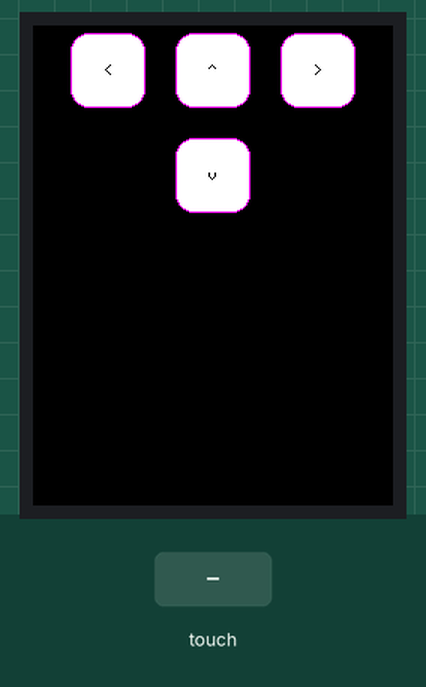
The sketch below on a simulated Arduino Mega 2560, built with avr-gcc and run on an emulated ATmega2560. On the bench: 240×320 colour display. The inputs (shaded band) are chosen by the test bench. What the sketch prints to the serial monitor is not drawn.

Above: at 1.4 s.
1.5 s: touch panel pressed at 13 % / 90 % of its raw x / y range
At 1.58 s:
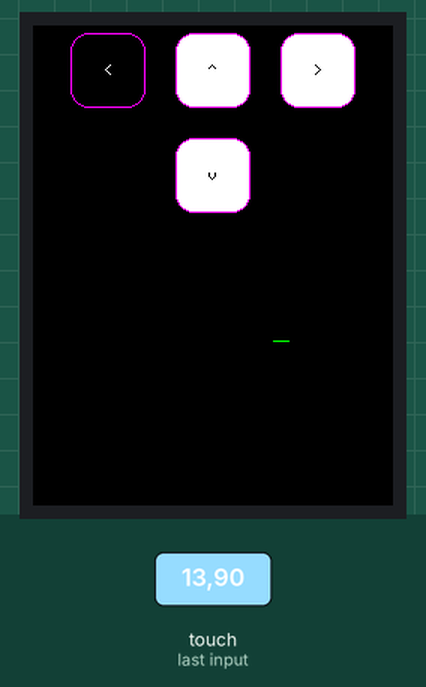
3.1 s: touch panel pressed at 87 % / 90 % of its raw x / y range
At 3.18 s:
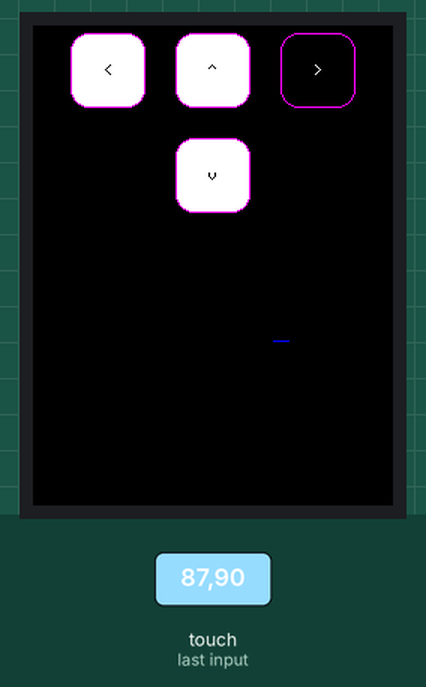
4.7 s: touch panel pressed at 87 % / 90 % of its raw x / y range
At 6.0 s:
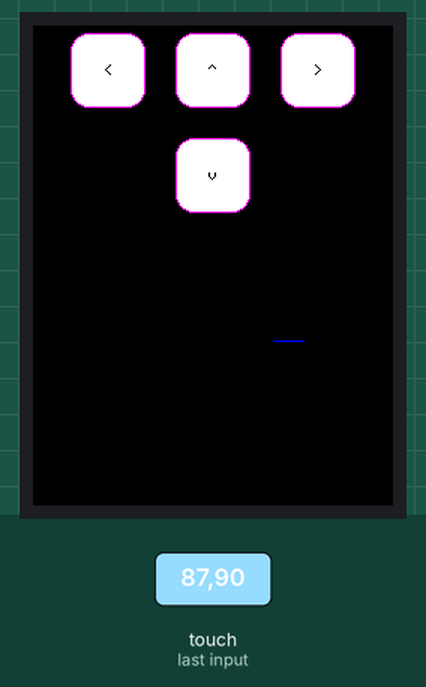
6.3 s: touch panel pressed at 13 % / 90 % of its raw x / y range
Timing chart, 0 to 8.9 s (numbered marks = the images above; inputs shaded):
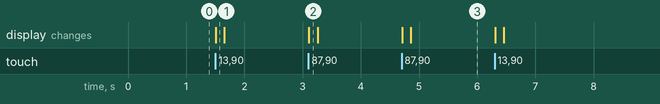

Measured:
- after the input at 1.5 s, the display: changes at once (image 1)
- after the input at 3.1 s, the display: changes at once (image 2)
- after the input at 4.7 s, the display: first changes at once (image 3 shows a later state)

The sketch:

etch_n_scratch.ino
```cpp
#if 1

#include <Adafruit_GFX.h>
#include <MCUFRIEND_kbv.h>
MCUFRIEND_kbv tft;
#include <TouchScreen.h>

#define BLACK   0x0000
#define BLUE    0x001F
#define RED     0xF800
#define GREEN   0x07E0
#define CYAN    0x07FF
#define MAGENTA 0xF81F
#define YELLOW  0xFFE0
#define WHITE   0xFFFF

#define MINPRESSURE 200
#define MAXPRESSURE 1000
const int XP = 6, XM = A2, YP = A1, YM = 7; //ID=0x9341
const int TS_LEFT = 907, TS_RT = 136, TS_TOP = 942, TS_BOT = 139;

TouchScreen ts = TouchScreen(XP, YP, XM, YM, 300);

Adafruit_GFX_Button top_btn, bot_btn, left_btn, right_btn;

int pixel_x, pixel_y;     //Touch_getXY() updates global vars
bool Touch_getXY(void)
{
    TSPoint p = ts.getPoint();
    pinMode(YP, OUTPUT);      //restore shared pins
    pinMode(XM, OUTPUT);
    digitalWrite(YP, HIGH);   //because TFT control pins
    digitalWrite(XM, HIGH);
    bool pressed = (p.z > MINPRESSURE && p.z < MAXPRESSURE);
    if (pressed) {
        pixel_x = map(p.x, TS_LEFT, TS_RT, 0, tft.width()); //.kbv makes sense to me
        pixel_y = map(p.y, TS_TOP, TS_BOT, 0, tft.height());
    }
    return pressed;
}

/////////////////////////////////////////////////////////////

const int size = 50;

const int width = tft.width(), height = tft.height();

int pos_x = width / 2 + size;
int pos_y = height / 2 + size;

void setup(void) {
////////////////////////////////////////////////////////////////////////////////////////
    Serial.begin(9600);
    uint16_t ID = tft.readID();
    Serial.print("TFT ID = 0x");
    Serial.println(ID, HEX);
    Serial.println("Calibrate for your Touch Panel");
    if (ID == 0xD3D3) ID = 0x9486; // write-only shield
    tft.begin(ID);
    tft.setRotation(0);            //PORTRAIT
    tft.fillScreen(BLACK);
////////////////////////////////////////////////////////////////////////////////////////

  //nitButton (Adafruit_GFX *gfx, int x, int y, int w, int h, int outline, int fill, int textcolor, char *label, int textsize)

  top_btn.initButton   (&tft, size * 2 + 20, size * 2, size, size, MAGENTA, WHITE, BLACK, "v", 1);
  top_btn.drawButton(false);

  bot_btn.initButton   (&tft, size * 2 + 20, size - 20, size, size, MAGENTA, WHITE, BLACK, "^", 1);
  bot_btn.drawButton(false);

  right_btn.initButton (&tft, width - size, size - 20, size, size, MAGENTA, WHITE, BLACK, ">", 1);
  right_btn.drawButton(false);

  left_btn.initButton  (&tft, size, size - 20, size, size, MAGENTA, WHITE, BLACK, "<", 1);
  left_btn.drawButton(false);
}

void loop(void) {
    bool down = Touch_getXY();

    top_btn.press  (down && top_btn.contains(pixel_x, pixel_y));
    bot_btn.press  (down && bot_btn.contains(pixel_x, pixel_y));
    right_btn.press(down && right_btn.contains(pixel_x, pixel_y));
    left_btn.press (down && left_btn.contains(pixel_x, pixel_y));

    if (top_btn.justReleased())
        top_btn.drawButton();

    if (bot_btn.justReleased())
        bot_btn.drawButton();

    if (right_btn.justReleased())
        left_btn.drawButton();

    if (left_btn.justReleased())
        right_btn.drawButton();

    if (top_btn.justPressed()) {
        top_btn.drawButton(true);
        if ( pos_y + 10 > height ) {
          pos_y = 170;

          tft.setCursor(pos_x, pos_y);
          tft.drawLine(pos_x, pos_y, pos_x, pos_y + 10, CYAN);
        } else {
          int old_y = pos_y;
          pos_y += 10;

          tft.drawLine(pos_x, old_y, pos_x, pos_y, CYAN);
        }
    }

    if (bot_btn.justPressed()) {
        bot_btn.drawButton(true);
        if ( pos_y - 10 < 150 ) {
          pos_y = height;

          tft.setCursor(pos_x, pos_y);
          tft.drawLine(pos_x, pos_y, pos_x, pos_y - 10, RED);
        } else {
          int old_y = pos_y;
          pos_y -= 10;

          tft.drawLine(pos_x, old_y, pos_x, pos_y, RED);
        }
    }

    if (right_btn.justPressed()) {
        left_btn.drawButton(true);
        if ( pos_x - 10 < 0 ) {
          pos_x = width;

          tft.setCursor(pos_x, pos_y);
          tft.drawLine(pos_x, pos_y, pos_x - 10, pos_y, GREEN);
        } else {
          int old_x = pos_x;
          pos_x -= 10;

          tft.drawLine(old_x, pos_y, pos_x, pos_y, GREEN);
        }
    }

    if (left_btn.justPressed()) {
        right_btn.drawButton(true);
        if ( pos_x + 10 > width ) {
          pos_x = 0;

          tft.setCursor(pos_x, pos_y);
          tft.drawLine(pos_x, pos_y, pos_x + 10, pos_y, BLUE);
        } else {
          int old_x = pos_x;
          pos_x += 10;

          tft.drawLine(old_x, pos_y, pos_x, pos_y, BLUE);
        }
    }
}
#endif
```
